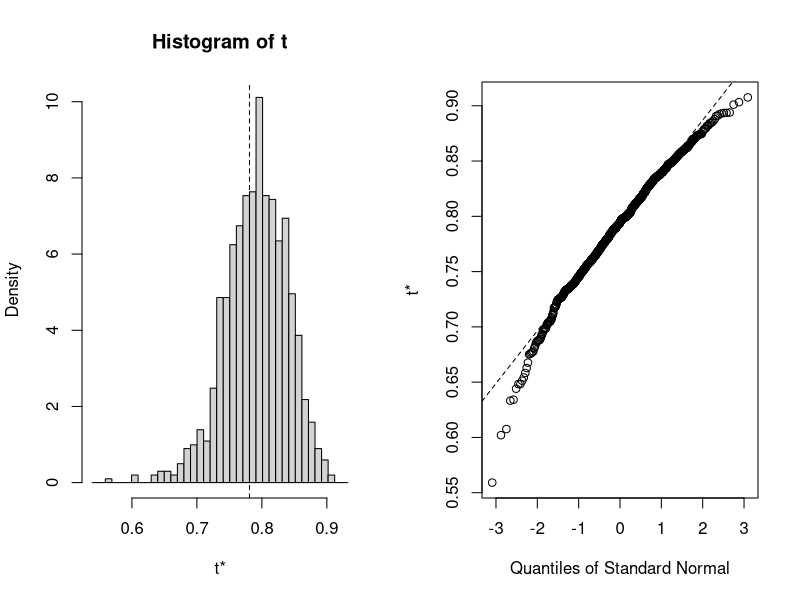

Source code (R):
## Sumber: https://www.statmethods.net/advstats/bootstrapping.html

# coba regresi tanpa bootstrap
reg.mtcars = lm(mpg~wt+disp,data=mtcars)
summary(reg.mtcars)
summary(reg.mtcars)$r.square

# Boostrap untuk selang kepercayaan 95% untuk R^2
library(boot)

# rsq adalah fungsi untuk menghitung R kuadrat dari data
rsq <- function(formula, data, indices) {
  d <- data[indices,] # memungkikan boot untuk memilih sampel
  fit <- lm(formula, data=d) # melakukan regresi linear 
  return(summary(fit)$r.square) # ambil nilai R^2 saja
}

# melakukan bootstrap dengan 1000 replikasi
results <- boot(data=mtcars, statistic=rsq,
   R=1000, formula=mpg~wt+disp)

# view results
results
summary(results)
plot(results)

##
## melakukan bootstrap terhadap koefisien regersi
##
## koefreg adalah fungsi untuk menghitung R kuadrat dari data
koefreg <- function(formula, data, indeks) {
  d <- data[indeks,] # memungkikan boot untuk memilih sampel
  fit <- lm(formula, data=d) # melakukan regresi linear 
  return(coefficients(fit)) # ambil koefisien
}

# melakukan bootstrap dengan 1000 replikasi
results <- boot(data=mtcars, statistic=koefreg,
   R=1000, formula=mpg~wt+disp)
results


## melakukan bootstrap regresi nonlinear
## data anemo

puro <- read.table("puromisin.txt",header=T) # nama data
puro.nls <- nls(kecepatan~beta1*substrat/(beta2 + substrat), start=list(beta1=205,beta2=0.08),data=puro)
summary(puro.nls)

# koefisien regresi nonlinear
koefreg.nonlinear <- function(formula, data, indeks) {
  d <- data[indeks,] # memungkikan boot untuk memilih sampel
  fit <- nls(formula, start=list(beta1=205,beta2=0.08), data=d) # melakukan regresi linear 
  return(coefficients(fit)) # ambil koefisien
}

# melakukan bootstrap dengan 1000 replikasi
results <- boot(data=puro, statistic=koefreg.nonlinear,
   R=1000, formula=kecepatan~beta1*substrat/(beta2 + substrat))
results

## melakukan boostrap terhadap regresi logistik 
##
Beetles = read.table("Beetles.dat",header=T) # header = T artinya header 
Beetles.logit = glm(y~x,family=binomial,data=Beetles)
summary(Beetles.logit)

# koefisien regresi nonlinear
koefreg.logistik <- function(formula, data, indeks) {
  d <- data[indeks,] # memungkikan boot untuk memilih sampel
  fit <- glm(formula, family=binomial,data=d) # melakukan regresi logistik, 
  return(coefficients(fit)) # ambil koefisien
}

# melakukan bootstrap dengan 1000 replikasi
results <- boot(data=Beetles, statistic=koefreg.logistik,
   R=1000, formula=y~x)
results




